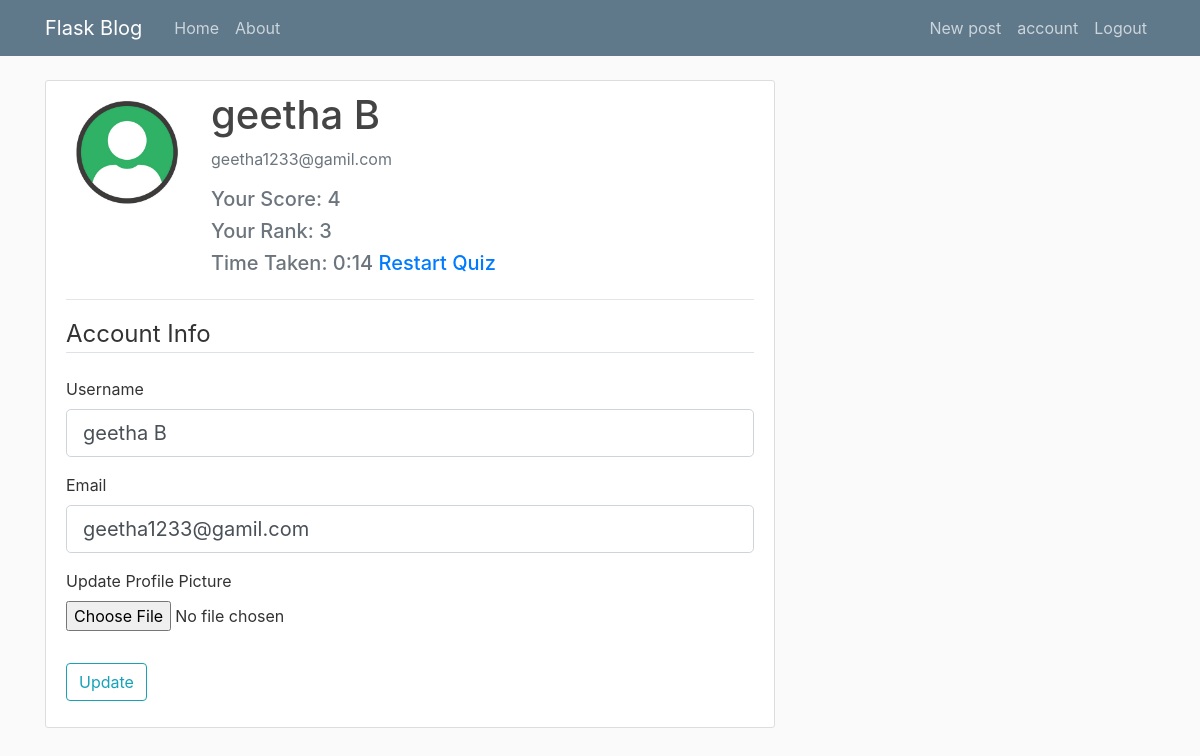
Page /account (signed in) on the committed database.
### flaskblog/models.py (models this page shows, shortened)
class User(db.Model, UserMixin):
    id = db.Column(db.Integer, primary_key=True)
    username = db.Column(db.String(20), unique=True, nullable=False)
    email = db.Column(db.String(120), unique=True, nullable=False)
    image_file = db.Column(db.String(20), nullable=False, default='default.jpg')
    password = db.Column(db.String(60), nullable=False)
    posts = db.relationship('Post', backref='author', lazy=True)
    score = db.Column(db.Integer, default=0)  # Score attribute for storing user's quiz score
    quiz_submitted = db.Column(db.Boolean, default=False)
    time_taken = db.Column(db.String(10))  # A
    total_score = db.Column(db.Integer, default=0)  # New column for storing total score
    total_time = db.Column(db.String(5), default='00:00:00')

### flaskblog/routes.py (the view)
@app.route("/account", methods=['GET', 'POST'])
@login_required
def account():
    form = UpdateAccountForm()
    if form.validate_on_submit():
        if form.picture.data:
            picture_file = save_picture(form.picture.data)
            current_user.image_file = picture_file
        current_user.username = form.username.data
        current_user.email = form.email.data
        db.session.commit()
        flash('Your account has been updated!', 'success')
        return redirect(url_for('account'))
    elif request.method == 'GET':
        form.username.data = current_user.username
        form.email.data = current_user.email
    image_file = url_for('static', filename='profile_pics/' + current_user.image_file)
    submitted_users = [user for user in User.query.all() if user.quiz_submitted]
    sorted_users = sorted(submitted_users, key=lambda user: (-user.score, user.time_taken))
    current_user_rank = None
    for i, user in enumerate(sorted_users):
        if user == current_user:
            current_user_rank = i + 1
            break
    return render_template('account.html', title='Account',
                           image_file=image_file, form=form,
                           sorted_users=sorted_users,
                           current_user=current_user,
                           current_user_rank=current_user_rank)

### flaskblog/forms.py (shortened to what this page needs)
class UpdateAccountForm(FlaskForm):
    username = StringField('Username',
                           validators=[DataRequired(), Length(min=2, max=20)])
    email = StringField('Email',
                        validators=[DataRequired(), Email()])
    picture = FileField('Update Profile Picture', validators=[FileAllowed(['jpg', 'png'])])
    submit = SubmitField('Update')

### flaskblog/models.py (called while the page is built)
@login_manager.user_loader
def load_user(user_id):
    return User.query.get(int(user_id))

### flaskblog/templates/account.html (shortened to what this page needs)
{% extends "layout.html" %}
{% block content %}
    <div class="content-section">
      <div class="media">
        <img class="rounded-circle account-img" src="{{ image_file }}">
        <div class="media-body">
    <h2 class="account-heading">{{ current_user.username }}</h2>
    <p class="text-secondary">{{ current_user.email }}</p>
        {% if current_user.quiz_submitted %}
            <h5  class="text-secondary">Your Score: {{ current_user.score }}</h>
            <h5  class="text-secondary">Your Rank: {{ current_user_rank }}</h>
            <h5  class="text-secondary">Time Taken: {{ current_user.time_taken }}</h>
        {% endif %}
            {% if current_user.quiz_submitted %}
        <a href="{{ url_for('quiz') }}">Restart Quiz</a>
    {% endif %}
</div>
      </div>
        <hr>
        <form method="POST" action="" enctype="multipart/form-data">
            <fieldset class="form-group">
                <legend class="border-bottom mb-4">Account Info</legend>
                <div class="form-group">
                    {{ form.username.label(class="form-control-label") }}
                    {% if form.username.errors %}
                        {{ form.username(class="form-control form-control-lg is-invalid") }}
                        <div class="invalid-feedback">
                            {% for error in form.username.errors %}
                                <span>{{ error }}</span>
                            {% endfor %}
                        </div>
                    {% else %}
                        {{ form.username(class="form-control form-control-lg") }}
                    {% endif %}
                </div>
                <div class="form-group">
                    {{ form.email.label(class="form-control-label") }}
                    {% if form.email.errors %}
                        {{ form.email(class="form-control form-control-lg is-invalid") }}
                        <div class="invalid-feedback">
                            {% for error in form.email.errors %}
                                <span>{{ error }}</span>
                            {% endfor %}
                        </div>
                    {% else %}
                        {{ form.email(class="form-control form-control-lg") }}
                    {% endif %}
                </div>
                <div class="form-group">
                    {{ form.picture.label() }}
                    {{ form.picture(class="form-control-file") }}
                </div>
            </fieldset>
            <div class="form-group">
                {{ form.submit(class="btn btn-outline-info") }}
            </div>
        </form>
    </div>
{% endblock content %}

### flaskblog/static/main.css (style rules this page uses)
body { background: #fafafa; color: #333333; margin-top: 5rem; }
h1, h2, h3, h4, h5, h6 { color: #444444; }
.content-section { background: #ffffff; padding: 10px 20px; border: 1px solid #dddddd; border-radius: 3px; margin-bottom: 20px; }
.account-img { height: 125px; width: 125px; margin-right: 20px; margin-bottom: 16px; }
.account-heading { font-size: 2.5rem; }

### rows in the picture
User: username "geetha B", email "geetha1233@gamil.com", score "4", time_taken "0:14"

### other values in the picture
{{ current_user_rank }} "3"
